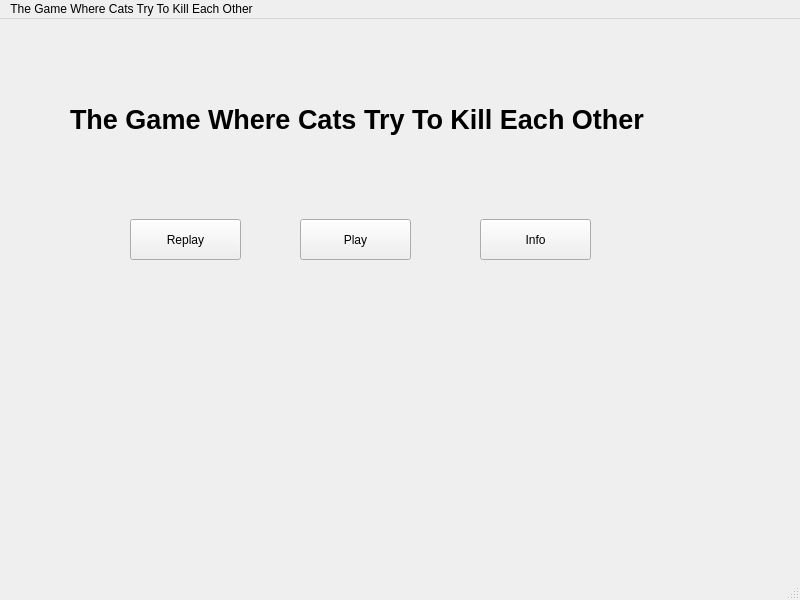
<?xml version="1.0" encoding="UTF-8"?>
<ui version="4.0">
 <class>client</class>
 <widget class="QMainWindow" name="client">
  <property name="geometry">
   <rect>
    <x>0</x>
    <y>0</y>
    <width>800</width>
    <height>600</height>
   </rect>
  </property>
  <property name="windowTitle">
   <string>client</string>
  </property>
  <widget class="QWidget" name="centralwidget">
   <widget class="QPushButton" name="pushButton">
    <property name="geometry">
     <rect>
      <x>130</x>
      <y>200</y>
      <width>111</width>
      <height>41</height>
     </rect>
    </property>
    <property name="text">
     <string>Replay</string>
    </property>
   </widget>
   <widget class="QPushButton" name="pushButton_2">
    <property name="geometry">
     <rect>
      <x>300</x>
      <y>200</y>
      <width>111</width>
      <height>41</height>
     </rect>
    </property>
    <property name="text">
     <string>Play</string>
    </property>
   </widget>
   <widget class="QPushButton" name="pushButton_3">
    <property name="geometry">
     <rect>
      <x>480</x>
      <y>200</y>
      <width>111</width>
      <height>41</height>
     </rect>
    </property>
    <property name="text">
     <string>Info</string>
    </property>
   </widget>
   <widget class="QLabel" name="label">
    <property name="geometry">
     <rect>
      <x>70</x>
      <y>50</y>
      <width>601</width>
      <height>101</height>
     </rect>
    </property>
    <property name="text">
     <string>&lt;html&gt;&lt;head/&gt;&lt;body&gt;&lt;p&gt;&lt;span style=&quot; font-size:20pt; font-weight:700;&quot;&gt;The Game Where Cats Try To Kill Each Other&lt;/span&gt;&lt;/p&gt;&lt;/body&gt;&lt;/html&gt;</string>
    </property>
   </widget>
  </widget>
  <widget class="QMenuBar" name="menubar">
   <property name="geometry">
    <rect>
     <x>0</x>
     <y>0</y>
     <width>800</width>
     <height>22</height>
    </rect>
   </property>
   <widget class="QMenu" name="menuThe_Game_Where_Cats_Try_To_Kill_Each_Other">
    <property name="title">
     <string>The Game Where Cats Try To Kill Each Other</string>
    </property>
   </widget>
   <addaction name="menuThe_Game_Where_Cats_Try_To_Kill_Each_Other"/>
  </widget>
  <widget class="QStatusBar" name="statusbar"/>
 </widget>
 <resources/>
 <connections/>
</ui>
